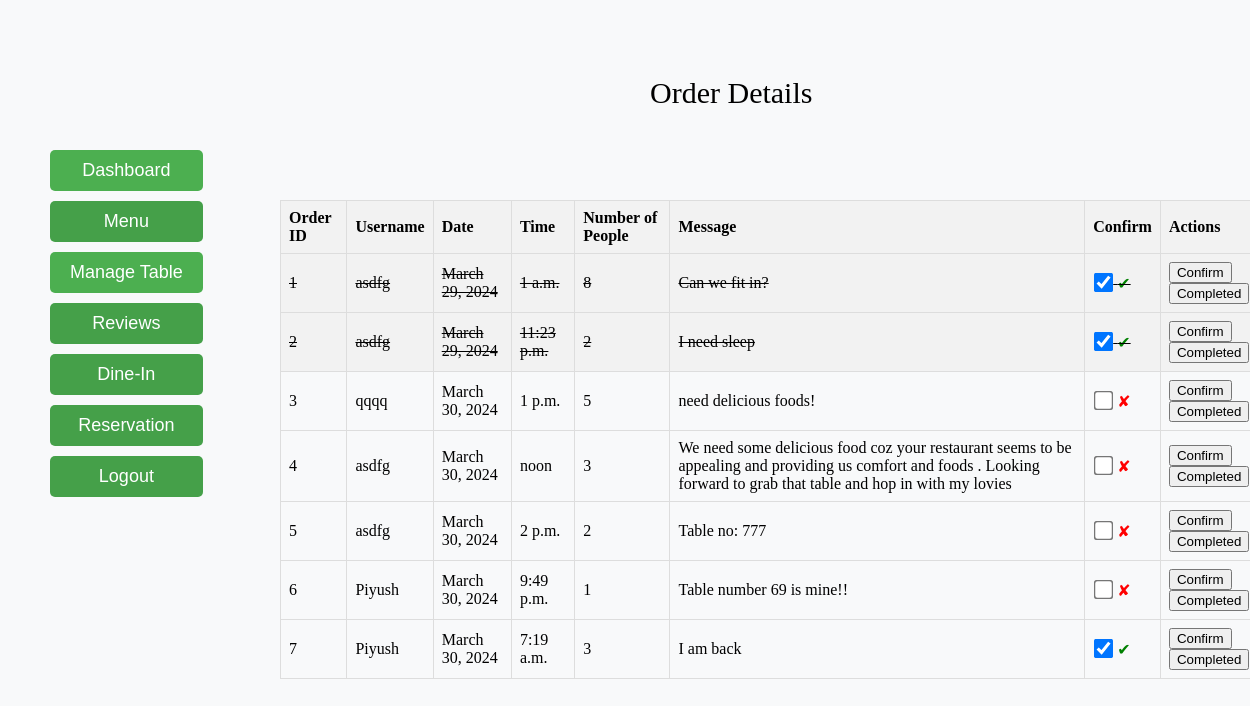
/orders/, run on an earlier commit of the app's database.
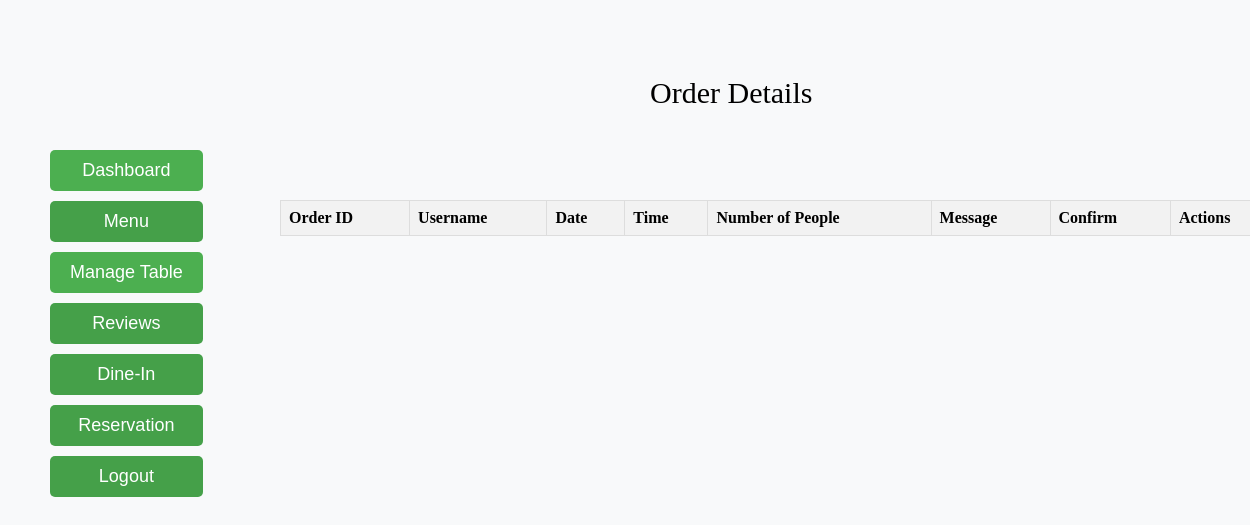
And on a later commit of the database.
### myapp/models.py (models this page shows)
class Order(models.Model):
    username = models.CharField(max_length=150, default=None)
    date = models.DateField()
    time = models.TimeField()
    number_of_people = models.IntegerField()
    message = models.TextField()
    confirmed = models.BooleanField(default=False)  # New field
    completed = models.BooleanField(default=False)  # New field
    objects = OrderManager()

### myapp/views.py (the view)
# urls.py: path('orders/', views.display_orders, name='display_orders'),
def display_orders(request):
    orders = Order.objects.all()
    for order in orders:
        try:
            user_details = MyUser123.objects.get(username=order.username)
            order.phone_number = user_details.phone
            order.email = user_details.email
        except MyUser123.DoesNotExist:
            pass
    return render(request, 'myapp/admin_reservation_control.html', {'orders': orders})

### myapp/templates/myapp/admin_reservation_control.html (shortened to what this page needs)
{% extends 'myapp/admin_page.html' %}
{% block content %}
<div class="pp">Order Details</div>
    <table>
        <thead>
            <tr>
                <th>Order ID</th>
                <th>Username</th>
                <th>Date</th>
                <th>Time</th>
                <th>Number of People</th>
                <th>Message</th>
                <th>Confirm</th>
                <th>Actions</th>
            </tr>
        </thead>
        <tbody>
            {% for order in orders %}
                <tr {% if order.completed %}class="completed-row"{% endif %} >
                    <td>{{ order.id }}</td>
                    <td>{{ order.username }}</td>
                    <td>{{ order.date }}</td>
                    <td>{{ order.time }}</td>
                    <td>{{ order.number_of_people }}</td>
                    <td>{{ order.message }}</td>
                    <td>
                         <input type="checkbox" id="confirm_checkbox_{{ order.id }}" class="confirmation-checkbox" name="confirm_checkbox" value="{{ order.id }}" {% if order.confirmed %}checked{% endif %}>
                            <label for="confirm_checkbox_{{ order.id }}"></label>
                    </td>
                    <td>
                        <button onclick="saveOrder({{ order.id }})">Confirm</button>
                        <button id="complete_order_button_{{ order.id }}" onclick="completeOrder({{ order.id }})">Completed</button>
                    </td>
                </tr>
            {% endfor %}
        </tbody>
    </table>
{% endblock %}

What changed in the data, as far as the page shows it:
removed Order: id "1", username "asdfg", date "March 29, 2024", time "1 a.m.", number_of_people "8", message "Can we fit in?", confirmed "☑", completed True (drawn)
removed Order: id "2", username "asdfg", date "March 29, 2024", time "11:23 p.m.", number_of_people "2", message "I need sleep", confirmed "☑", completed True (drawn)
removed Order: id "3", username "qqqq", date "March 30, 2024", time "1 p.m.", number_of_people "5", message "need delicious foods!"
removed Order: id "4", username "asdfg", date "March 30, 2024", time "noon", number_of_people "3", message "We need some delicious food coz your restaurant seems to be appealing and providing us comfort and foods . Looking forward to grab that table and hop in with my lovies"
removed Order: id "5", username "asdfg", date "March 30, 2024", time "2 p.m.", number_of_people "2", message "Table no: 777"
removed Order: id "6", username "Piyush", date "March 30, 2024", time "9:49 p.m.", number_of_people "1", message "Table number 69 is mine!!"
removed Order: id "7", username "Piyush", date "March 30, 2024", time "7:19 a.m.", number_of_people "3", message "I am back", confirmed "☑"
